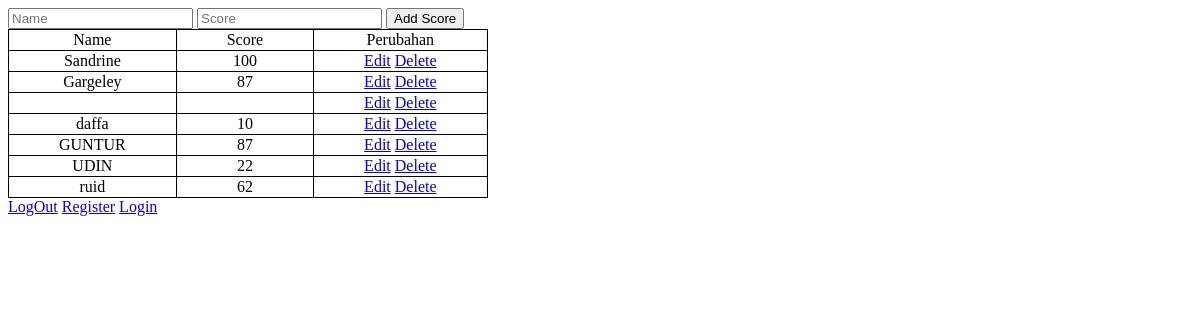
The app's page /, older data.
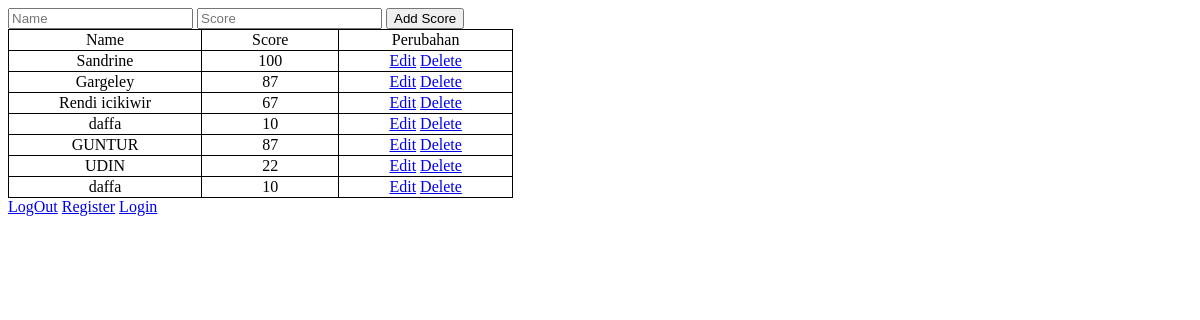
The same page, newer data.
### tables this page shows
CREATE TABLE "score" (
	"id"	INTEGER NOT NULL,
	"name"	TEXT NOT NULL,
	"score"	INTEGER NOT NULL,
	PRIMARY KEY("id" AUTOINCREMENT)
);

### app.py (the view)
@app.route("/", methods=["GET", "POST"])
def index():
    if  request.method == "POST":
      name = request.form.get("name")
      score = request.form.get("score")
      db.execute("INSERT INTO score (name,score) VALUES(?,?)",name,score )
      return redirect("/")
    else:
      score = db.execute("SELECT * FROM score")
    return render_template("index.html", score=score)

### templates/index.html (shortened to what this page needs)
<!DOCTYPE html>
<html lang="en">
<head>
</head>
<body>
    <form action="/" method="POST">
        <input name="name" placeholder="Name" type="text">
        <input name="score" placeholder="Score" type="number">
        <input type="submit" value="Add Score">
    </form>
    <table>
    <tr>
        <td>Name</td>
        <td>Score</td>
        <td>Perubahan</td>
    </tr>
       {% for score in score %}
        <tr>
            <td>{{ score.name}}</td>
            <td>{{score.score}}</td>
            <td>
                <a href="/edit/{{score['id']}}">Edit</a>
                <a href="/delete/{{score['id']}}" onclick="return confirm ('Apakah Anda Yakin Akan Menghapus?');">Delete</a>
            </td>
        </tr>
        {% endfor %}
    </table>
    <a href="/logout">LogOut</a>
    <a href="/register">Register</a>
    <a href="/login">Login</a>
</body>
</html>

### templates/index.html (style rules this page uses)
table, th,td { border: 1px solid black; border-collapse: collapse; padding-left: 50px; padding-right: 50px; text-align: center; }

Row changes from the older to the newer data that the page shows:
removed score: name "ruid", score "62"
changed score: name (not shown) → "Rendi icikiwir"; score (not shown) → "67"
added score: name "daffa", score "10"
